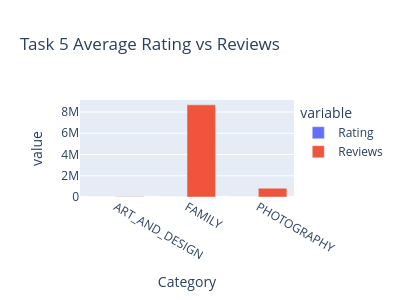

The cell this chart's notebook holds for it:
### Code cell
if True:

    merged_df["Last Updated"] = pd.to_datetime(
        merged_df["Last Updated"],
        errors="coerce"
    )

    df5 = merged_df[
        (merged_df["Rating"] >= 4.0) &
        (merged_df["Size_MB"] >= 10) &
        (merged_df["Last Updated"].dt.month == 1)
    ]

    top_categories = df5.groupby(
        "Category"
    )["Installs"].sum().nlargest(10).index

    df5 = df5[
        df5["Category"].isin(top_categories)
    ]

    summary = df5.groupby(
        "Category"
    ).agg({
        "Rating":"mean",
        "Reviews":"sum"
    }).reset_index()

    summary_melt = summary.melt(
        id_vars="Category",
        value_vars=["Rating","Reviews"]
    )

    task_fig5 = px.bar(
        summary_melt,
        x="Category",
        y="value",
        color="variable",
        barmode="group",
        title="Task 5 Average Rating vs Reviews"
    )

    task_fig5.update_layout(
    width=400,
    height=300
)

    task_fig5.show()
    save_plot_as_html(
    task_fig5,
    "Internship_Task_5.html",
    "Task 5 analysis"
)

else:
    plot_containers += """
    <div class="plot-container">
        Available only between 3 PM and 5 PM IST
    </div>
    """

### Figure 1 — Plotly figure (JSON) as saved in the notebook; plotly's stock layout.template omitted (floating-point values rounded to 4 significant figures)
{"data": [{"alignmentgroup": "True", "hovertemplate": "variable=Rating<br>Category=%{x}<br>value=%{y}<extra></extra>", "legendgroup": "Rating", "marker": {"color": "#636efa", "pattern": {"shape": ""}}, "name": "Rating", "offsetgroup": "Rating", "orientation": "v", "showlegend": true, "textposition": "auto", "type": "bar", "x": ["ART_AND_DESIGN", "FAMILY", "PHOTOGRAPHY"], "xaxis": "x", "y": [4.2, 4.4, 4.0], "yaxis": "y"}, {"alignmentgroup": "True", "hovertemplate": "variable=Reviews<br>Category=%{x}<br>value=%{y}<extra></extra>", "legendgroup": "Reviews", "marker": {"color": "#EF553B", "pattern": {"shape": ""}}, "name": "Reviews", "offsetgroup": "Reviews", "orientation": "v", "showlegend": true, "textposition": "auto", "type": "bar", "x": ["ART_AND_DESIGN", "FAMILY", "PHOTOGRAPHY"], "xaxis": "x", "y": [34510.0, 8677000.0, 825200.0], "yaxis": "y"}], "layout": {"barmode": "group", "height": 300, "legend": {"title": {"text": "variable"}, "tracegroupgap": 0}, "title": {"text": "Task 5 Average Rating vs Reviews"}, "width": 400, "xaxis": {"anchor": "y", "domain": [0, 1], "title": {"text": "Category"}}, "yaxis": {"anchor": "x", "domain": [0, 1], "title": {"text": "value"}}}}
